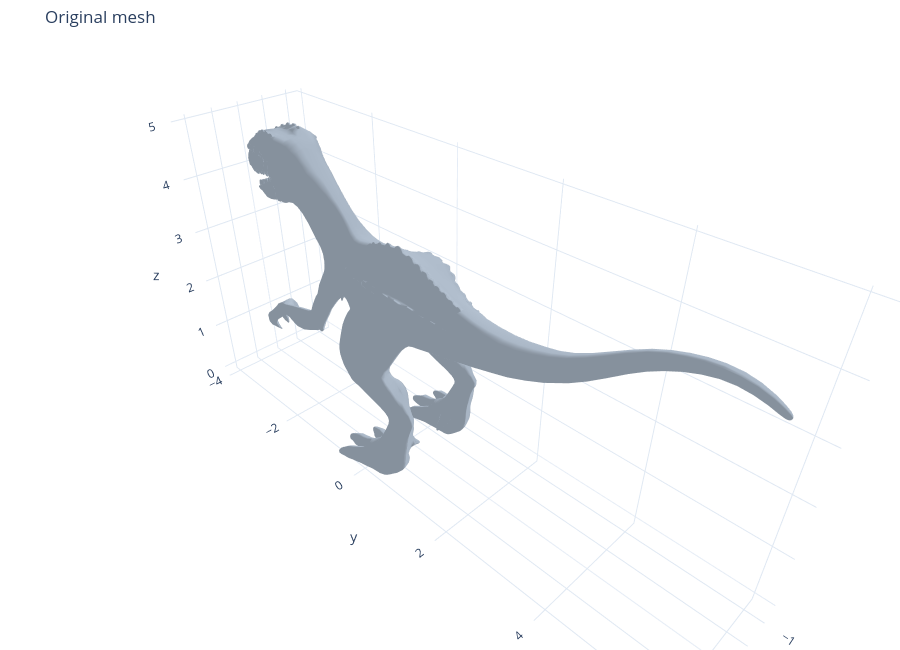

Notebook source saved alongside this figure:
### Code cell
mesh = trimesh.load_scene(mesh_path, process=False).to_mesh()
print(f"{mesh_path.name}: {len(mesh.vertices):,} vertices, {len(mesh.faces):,} triangles")


def mesh_trace(model, opacity=1.0):
    x, y, z = model.vertices.T
    i, j, k = model.faces.T
    return go.Mesh3d(x=x, y=y, z=z, i=i, j=j, k=k, color="#a8b5c4",
                     opacity=opacity, name="Mesh", hoverinfo="skip")


def point_trace(result):
    x, y, z = result.points.T
    colors = np.where(result.important_mask, "#d18a00", "#d94545")
    return go.Scatter3d(x=x, y=y, z=z, mode="markers", name="Selected points",
                        marker=dict(size=3, color=colors, opacity=1))


def show(*traces, title):
    fig = go.Figure(data=list(traces))
    fig.update_layout(title=title, template="plotly_white", height=650,
                      scene=dict(aspectmode="data", camera=dict(up=dict(x=0, y=0, z=1))),
                      margin=dict(l=0, r=0, t=45, b=0))
    fig.show()

show(mesh_trace(mesh), title="Original mesh")

### Figure 1 — Plotly figure (JSON) as saved in the notebook; plotly's stock layout.template omitted (floating-point values rounded to 4 significant figures; data arrays with more than 128 entries replaced by an {"elided": "..."} marker saying what was removed)
{"data": [{"color": "#a8b5c4", "hoverinfo": "skip", "i": {"elided": "22294 int values"}, "j": {"elided": "22294 int values"}, "k": {"elided": "22294 int values"}, "name": "Mesh", "opacity": 1, "type": "mesh3d", "x": {"elided": "11677 float values"}, "y": {"elided": "11677 float values"}, "z": {"elided": "11677 float values"}}], "layout": {"height": 650, "margin": {"b": 0, "l": 0, "r": 0, "t": 45}, "scene": {"aspectmode": "data", "camera": {"up": {"x": 0, "y": 0, "z": 1}}}, "title": {"text": "Original mesh"}}}
